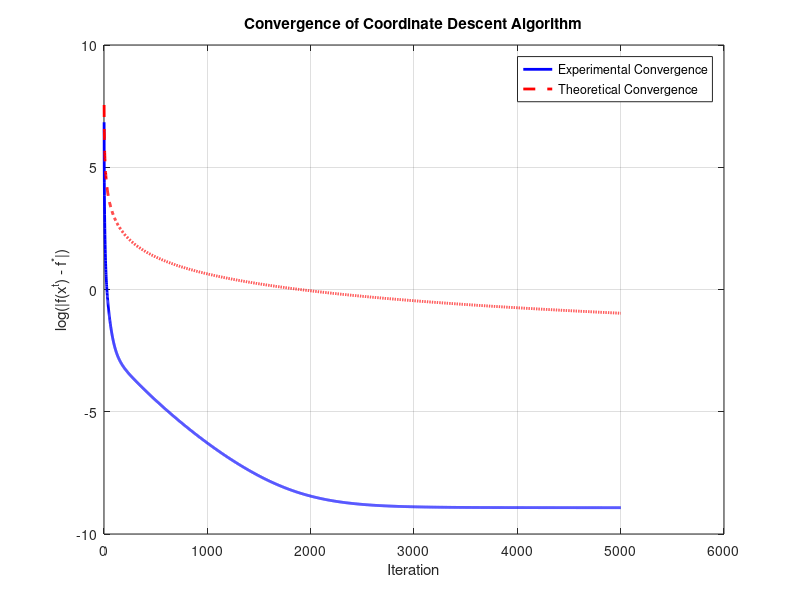

The MATLAB source for this figure:
%% Coordinate Descent Algorithm
n = 100; % matrix dimension
convergence = 1e-5; % convergence
max_iter = 5000; % maximum total number of iterations

% Generate positive semi-definite matrix A
A = randn(n, n);
A= A' * A;

b = A * randn(n, 1);

x = zeros(n, 1); % Initial x
alpha = 1 / max(eig(A));% step size

q_vals = [];
grad_norm = norm(A * x - b);
iter = 0;
while(grad_norm > convergence && iter <= max_iter)
    for i = 1:n
        x(i) = (b(i) - A(i, [1:i-1, i+1:n]) * x([1:i-1, i+1:n])) / A(i, i);
    end
    % Compute quadratic function value
    quadratic_val = 1/2 * x' * A * x - b' * x;
    q_vals = [q_vals; quadratic_val];

    grad_norm = norm(A * x - b);
    iter = iter + 1;
end

x_opt = A \ b;
q_opt = 0.5 * x_opt' * A * x_opt - b' * x_opt;
% Experimental convergence rate
converge_experimental = log(abs(q_vals - q_opt));
iters = 1:iter;
converge_theoretical = log((1/alpha * norm(zeros(n, 1) - x_opt)/2./iters));


% Plot the convergence
figure;
plot(iters,converge_experimental, 'b', 'LineWidth', 2);
hold on;
plot(iters,converge_theoretical, 'r--', 'LineWidth', 2);
xlabel('Iteration');
ylabel('log(|f(x^t) - f^*|)');
title('Convergence of Coordinate Descent Algorithm');
legend('Experimental Convergence', 'Theoretical Convergence');
grid on;